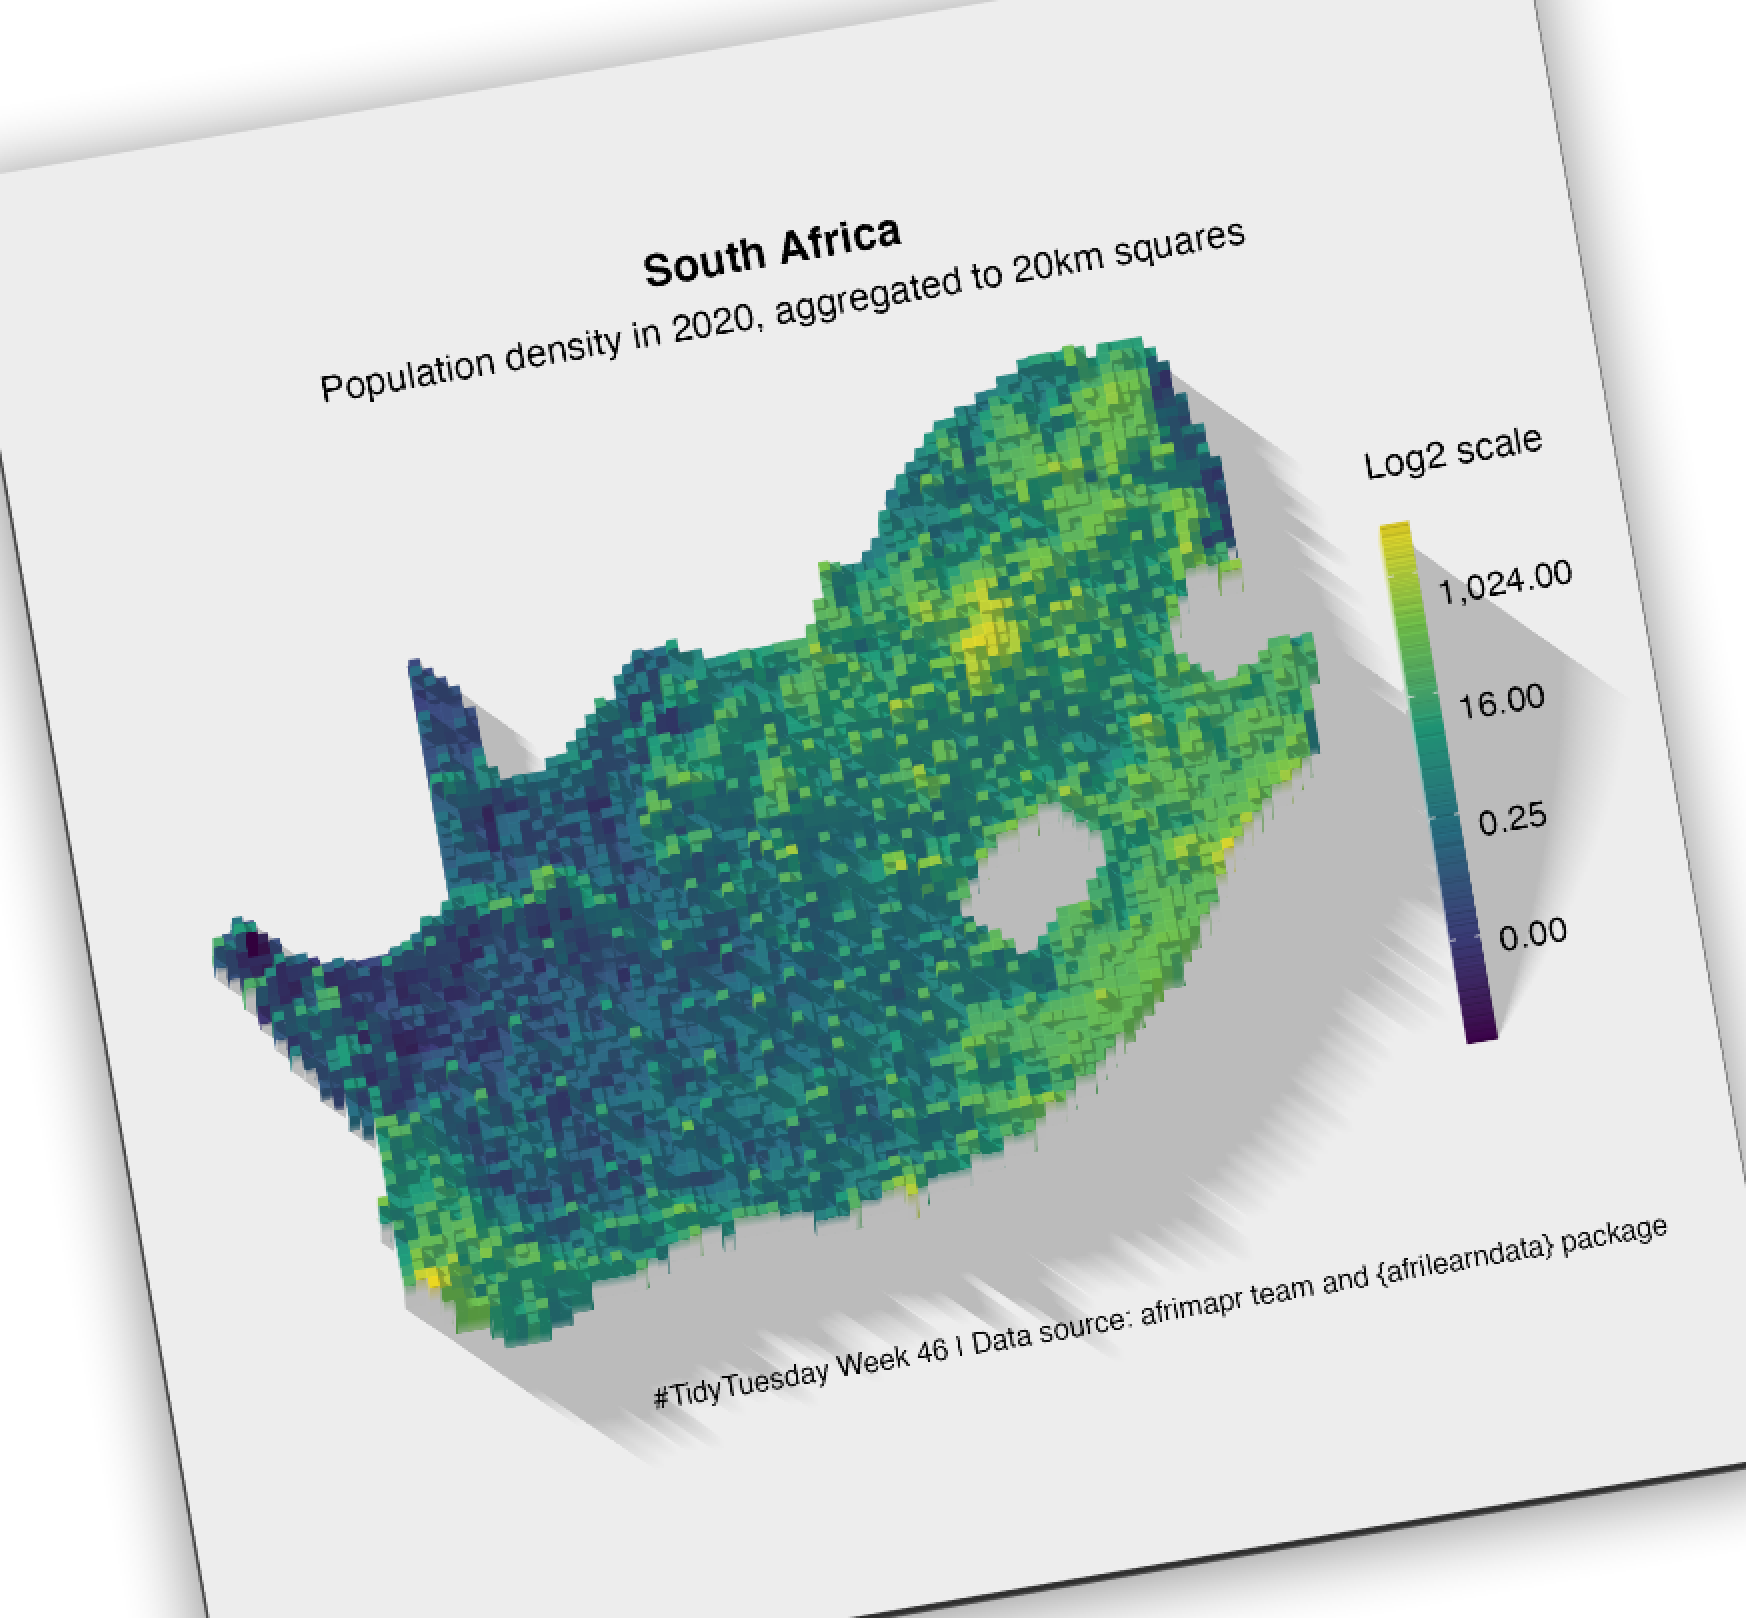

R code for this plot:
library(tidyverse)
library(afrilearndata)
library(sf)
library(raster)
library(rayshader)

mgc = africountries %>% filter(name=="South Africa")

mgp = mask(afripop2020, mgc)

df_mgp = as.data.frame(mgp, xy=TRUE) %>% 
  drop_na() %>% 
  rename(pop = ppp_2020_1km_Aggregated) %>%
  mutate(year=2020)
range(df_mgp$pop)

p1 = ggplot() + 
  #geom_sf(data=mgc, color="white", fill="transparent") +
  geom_tile(data = df_mgp, aes(x=x, y=y, fill=pop)) +
  scale_fill_viridis_c(name="Log2 scale\n",labels=scales::comma, trans="log2") +
  coord_fixed() +
  #rcartocolor::scale_fill_carto_c(palette="SunsetDark", trans="log2") +
  theme_void(base_size = 10) +
  theme(plot.background = element_rect(fill="white", color=NA),
        plot.margin=margin(0,.5,.5,.5, unit="cm"),
        legend.title=element_text(lineheight = 1.1, size=8.5),
        plot.title.position="plot", 
        plot.caption.position="plot",         
        plot.title=element_text(hjust=.5, face="bold", size = 10),
        plot.caption=element_text(size=6.5, hjust=0.95),
        plot.subtitle=element_text(hjust=.5,size=8.5)) +
  guides(fill=guide_colorbar(barwidth = unit(.5, "lines"),
                             barheight = unit(8, "lines"))) +
  labs(title="South Africa", subtitle="Population density in 2020, aggregated to 20km squares\n", caption="#TidyTuesday Week 46 | Data source: afrimapr team and {afrilearndata} package")
p1

plot_gg(p1,theta=-10, phi=80, width=5, height=5, zoom=.6)

render_snapshot(clear=TRUE)
